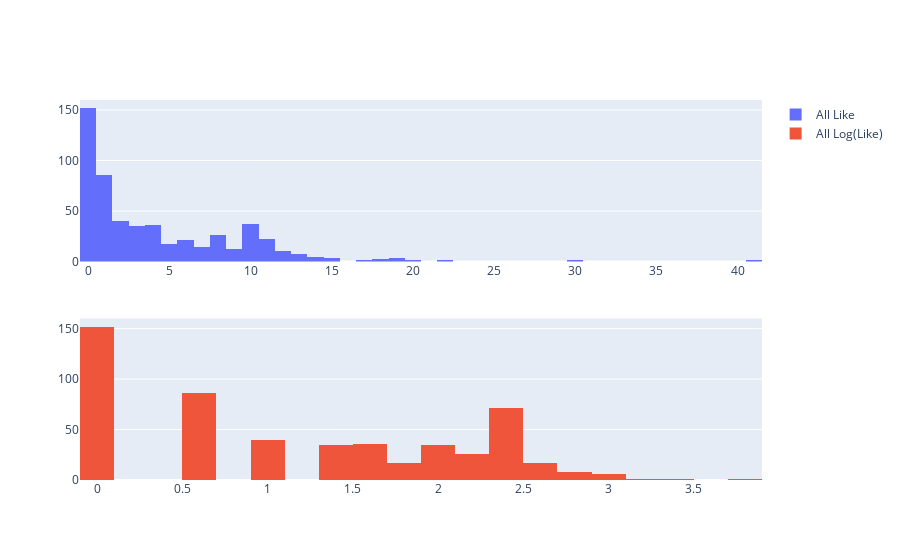

Write notebook code for a chart like this one.
### Code cell
hist_like = go.Histogram(x=df_post['like'], name = 'All Like')
hist_log_like = go.Histogram(x=np.log(df_post['like']+1), name = 'All Log(Like)')

fig = make_subplots(rows=2, 
                    cols=1,
                    )

fig.add_trace(hist_like, row=1, col=1)
fig.add_trace(hist_log_like, row=2, col=1)


fig.show()

### Figure 1 — Plotly figure (JSON) as saved in the notebook; plotly's stock layout.template omitted (floating-point values rounded to 4 significant figures; data arrays with more than 128 entries replaced by an {"elided": "..."} marker saying what was removed)
{"data": [{"name": "All Like", "type": "histogram", "x": {"elided": "532 int values"}, "xaxis": "x", "yaxis": "y"}, {"name": "All Log(Like)", "type": "histogram", "x": {"elided": "532 float values"}, "xaxis": "x2", "yaxis": "y2"}], "layout": {"xaxis": {"anchor": "y", "domain": [0, 1]}, "xaxis2": {"anchor": "y2", "domain": [0, 1]}, "yaxis": {"anchor": "x", "domain": [0.575, 1]}, "yaxis2": {"anchor": "x2", "domain": [0, 0.425]}}}
